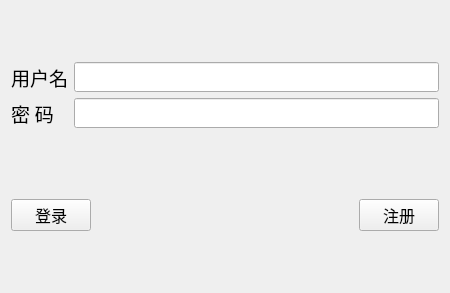
<?xml version="1.0" encoding="UTF-8"?>
<ui version="4.0">
 <class>Client</class>
 <widget class="QWidget" name="Client">
  <property name="geometry">
   <rect>
    <x>0</x>
    <y>0</y>
    <width>450</width>
    <height>293</height>
   </rect>
  </property>
  <property name="windowTitle">
   <string>登录/注册</string>
  </property>
  <layout class="QVBoxLayout" name="verticalLayout">
   <property name="spacing">
    <number>20</number>
   </property>
   <item>
    <layout class="QGridLayout" name="gridLayout">
     <item row="0" column="0">
      <widget class="QLabel" name="label">
       <property name="font">
        <font>
         <family>Agency FB</family>
         <pointsize>14</pointsize>
        </font>
       </property>
       <property name="text">
        <string>用户名</string>
       </property>
      </widget>
     </item>
     <item row="1" column="0">
      <widget class="QLabel" name="label_2">
       <property name="font">
        <font>
         <family>Agency FB</family>
         <pointsize>14</pointsize>
        </font>
       </property>
       <property name="text">
        <string>密 码</string>
       </property>
      </widget>
     </item>
     <item row="0" column="1">
      <widget class="QLineEdit" name="name_Le">
       <property name="font">
        <font>
         <family>Agency FB</family>
         <pointsize>11</pointsize>
        </font>
       </property>
      </widget>
     </item>
     <item row="1" column="1">
      <widget class="QLineEdit" name="pwd_Le">
       <property name="font">
        <font>
         <family>Agency FB</family>
         <pointsize>11</pointsize>
        </font>
       </property>
       <property name="echoMode">
        <enum>QLineEdit::Password</enum>
       </property>
      </widget>
     </item>
    </layout>
   </item>
   <item>
    <layout class="QHBoxLayout" name="horizontalLayout">
     <item>
      <widget class="QPushButton" name="login_Pb">
       <property name="font">
        <font>
         <family>Agency FB</family>
         <pointsize>12</pointsize>
        </font>
       </property>
       <property name="text">
        <string>登录</string>
       </property>
      </widget>
     </item>
     <item>
      <spacer name="horizontalSpacer">
       <property name="orientation">
        <enum>Qt::Horizontal</enum>
       </property>
       <property name="sizeHint" stdset="0">
        <size>
         <width>78</width>
         <height>20</height>
        </size>
       </property>
      </spacer>
     </item>
     <item>
      <widget class="QPushButton" name="regist_Pb">
       <property name="font">
        <font>
         <family>Agency FB</family>
         <pointsize>12</pointsize>
        </font>
       </property>
       <property name="text">
        <string>注册</string>
       </property>
      </widget>
     </item>
    </layout>
   </item>
  </layout>
 </widget>
 <layoutdefault spacing="6" margin="11"/>
 <resources/>
 <connections/>
</ui>
